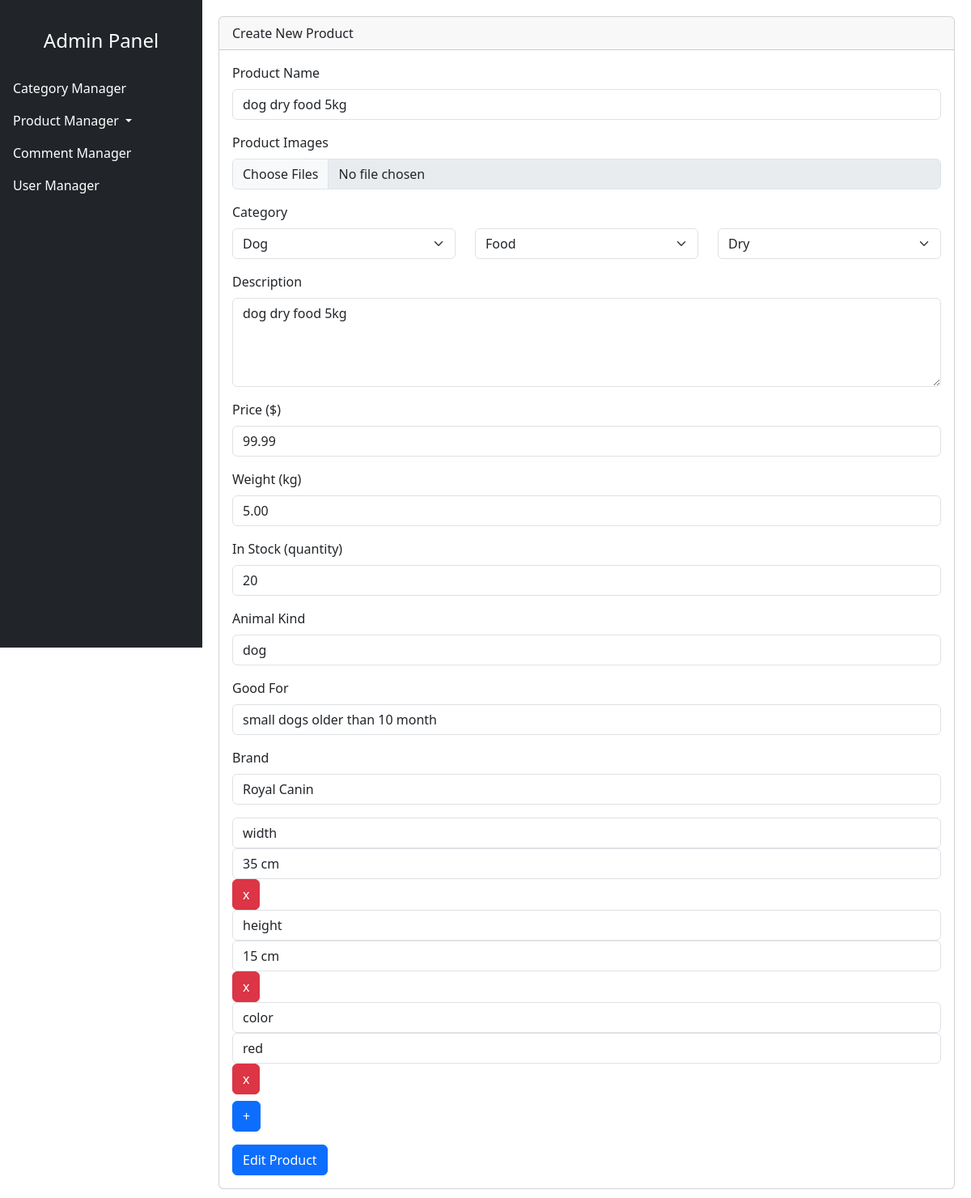
Screenshot of /shop/admin/edit_product/1 (signed in) with the database file from the repository.
### shop/models.py (models this page shows, shortened)
class Product(models.Model):
    name = models.CharField(max_length=100)
    category = models.ForeignKey(Category, on_delete=models.CASCADE, related_name='products')
    description = models.TextField(blank=True, null=True)
    price = models.DecimalField(max_digits=10, decimal_places=2, default=0.00)
    weight = models.DecimalField(max_digits=10, decimal_places=2, null=True, blank=True)
    in_stock = models.IntegerField(default=1)
    animal = models.CharField(max_length=100)
    good_for = models.CharField(max_length=100, blank=True, null=True)
    brand = models.CharField(max_length=100)
    created_at = models.DateField(default=now)
    sales = models.IntegerField(default=0)
    def __str__(self):
        return self.name

class Category(models.Model):
    name = models.CharField(max_length=100)
    parent = models.ForeignKey('self', null=True, blank=True, on_delete=models.CASCADE, related_name='subcategories')
    def __str__(self):
        return self.name
    class Meta:
        verbose_name_plural = "Categories"

class ProductInfo(models.Model):
    product = models.ForeignKey(Product, related_name="product_infos", on_delete=models.CASCADE)
    key = models.CharField(max_length=100)
    value = models.CharField(max_length=100)

### staff/decorators.py (the view)
        def wrapper_func(request, *args, **kwargs):
            group = None
            if request.user.groups.exists():
                group = request.user.groups.all()[0].name
            if group in allowed_roles:
                return view_func(request, *args, **kwargs)
            else:
                return HttpResponse("You are not authorized to view this page")

### templates/shop_admin_edit_product.html (shortened to what this page needs)
<!DOCTYPE html>
<html lang="en">
<head>
    <link href="https://cdn.jsdelivr.net/npm/bootstrap@5.3.2/dist/css/bootstrap.min.css" rel="stylesheet">
</head>
<body>
    <div class="sidebar bg-dark text-white">
        <h4 class="text-center py-3">Admin Panel</h4>
        <ul class="nav flex-column">
            <li class="nav-item">
                <a class="nav-link text-white" href="/shop/admin/category/">Category Manager</a>
            </li>
            <li class="nav-item">
                <div class="dropdown">
                    <a class="nav-link text-white dropdown-toggle active" href="#" data-bs-toggle="dropdown">
                        Product Manager
                    </a>
                </div>
            </li>
            <li class="nav-item">
                <a class="nav-link text-white" href="#">Comment Manager</a>
            </li>
            <li class="nav-item">
                <a class="nav-link text-white" href="#">User Manager</a>
            </li>
        </ul>
    </div>
    <div class="main-content">
        <div class="card">
            <div class="card-header">Create New Product</div>
            <div class="card-body">
                <form method="post">
                    <div class="mb-3">
                        <label for="productName" class="form-label">Product Name</label>
                        <input type="text" name="product_name" value="{{ product_obj.name }}" class="form-control" id="productName" required>
                    </div>
                    <div class="mb-3">
                        <label for="productImages" class="form-label">Product Images</label>
                        <input type="file" class="form-control" id="productImages" multiple accept="image/*" disabled>
                    </div>
                    <div class="mb-3">
                        <label class="form-label">Category</label>
                        <div class="row">
                            <div class="col-md-4">
                                <select class="form-select" name="category"  id="category" onchange="Subcategories()" required>
                                    {% if categories %}
                                        {% for category in categories %}
                                            <option {% if category == product_obj.category.parent.parent.name  %}
                                            selected
                                            {% endif %} >{{ category }}</option>
                                        {% endfor %}
                                    {% endif %}
                                </select>
                            </div>
                            <div class="col-md-4">
                                <select class="form-select" name="subcategory" id="subcategory" onchange="SubSubcategories()" required>
                                    <option value="{{ product_obj.category.parent }}">{{ product_obj.category.parent }}</option>
                                </select>
                            </div>
                            <div class="col-md-4">
                                <select class="form-select" name="sub_subcategory" id="subSubcategory" required>
                                    <option value="{{ product_obj.category }}">{{ product_obj.category }}</option>
                                </select>
                            </div>
                        </div>
                    </div>
                    <div class="mb-3">
                        <label for="description" class="form-label">Description</label>
                        <textarea class="form-control" name="description" id="description" rows="4" required>{{ product_obj.description }}</textarea>
                    </div>
                    <div class="mb-3">
                        <label for="price" class="form-label">Price ($)</label>
                        <input type="number" name="price" value="{{ product_obj.price }}" class="form-control" id="price" step="0.01" min="0" required>
                    </div>
                    <div class="mb-3">
                        <label for="weight" class="form-label">Weight (kg)</label>
                        <input type="number" name="weight" value="{{ product_obj.weight }}" class="form-control" id="weight" step="0.1" min="0" required>
                    </div>
                    <div class="mb-3">
                        <label for="inStock" class="form-label">In Stock (quantity)</label>
                        <input type="number" name="in_stock" value="{{ product_obj.in_stock }}" class="form-control" id="inStock" min="0" step="1" required>
                    </div>
                    <div class="mb-3">
                        <label for="animalKind" class="form-label">Animal Kind</label>
                        <input type="text" name="animal_kind" value="{{ product_obj.animal }}" class="form-control" id="animalKind" required>
                    </div>
                    <div class="mb-3">
                        <label for="goodFor" class="form-label">Good For</label>
                        <input type="text" name="good_for" value="{{ product_obj.good_for }}" class="form-control" id="goodFor" required>
                    </div>
                    <div class="mb-3">
                        <label for="brand" class="form-label">Brand</label>
                        <input type="text" name="brand" value="{{ product_obj.brand }}" class="form-control" id="brand" required>
                    </div>
                    {% for info in product_obj.product_infos.all %}
                        <input type="text" name="keys[]" value="{{ info.key }}" class="form-control" placeholder="Key" required>
                        <input type="text" name="values[]" value="{{ info.value }}" class="form-control" placeholder="Value" required>
                        <button type="button" class="btn btn-danger" onclick="this.parentNode.remove()">x</button>
                    {% endfor %}
                    <button type="button" class="btn btn-primary mt-2 mb-3" onclick="addKeyValuePair()">+
                    </button>
                    <br>
                    <button type="submit" class="btn btn-primary">Edit Product</button>
                </form>
            </div>
        </div>
    </div>
</body>
</html>

### templates/shop_admin_edit_product.html (style rules this page uses)
.sidebar { height: 100vh; position: fixed; top: 0; left: 0; width: 250px; padding-top: 20px; background-color: #212529; }
.main-content { margin-left: 250px; padding: 20px; }
.card { margin-bottom: 20px; }

### rows the page displays
Product: product_name "dog dry food 5kg", subcategory "Food", sub_subcategory "Dry", description "dog dry food 5kg", price "99.99", weight "5.00", in_stock "20", animal_kind "dog", good_for "small dogs older than 10 month", brand "Royal Canin"
Category: category "Dog"
ProductInfo: key "width", value "35 cm"
ProductInfo: key "height", value "15 cm"
ProductInfo: key "color", value "red"
